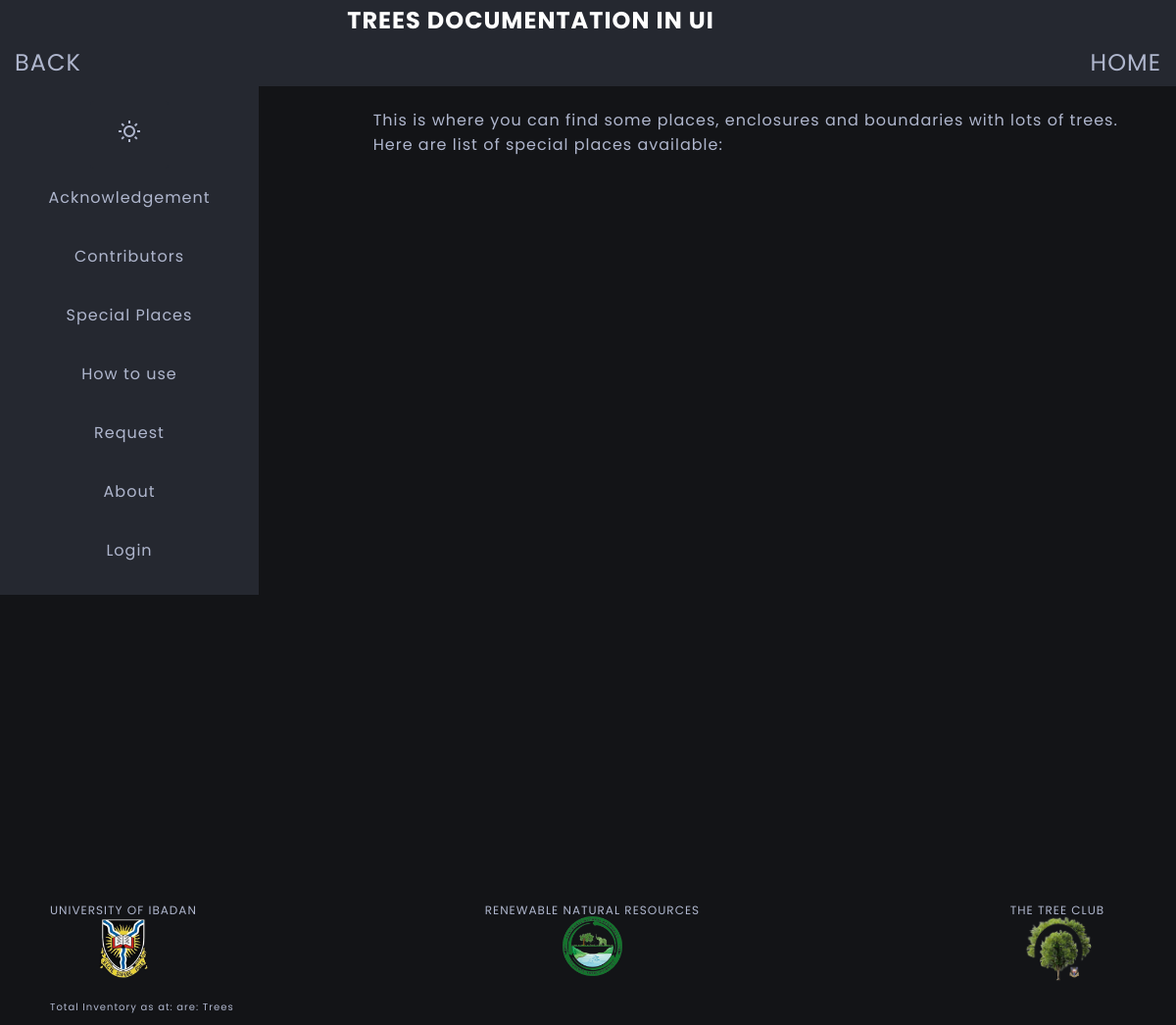
The app's page /special/, older data.
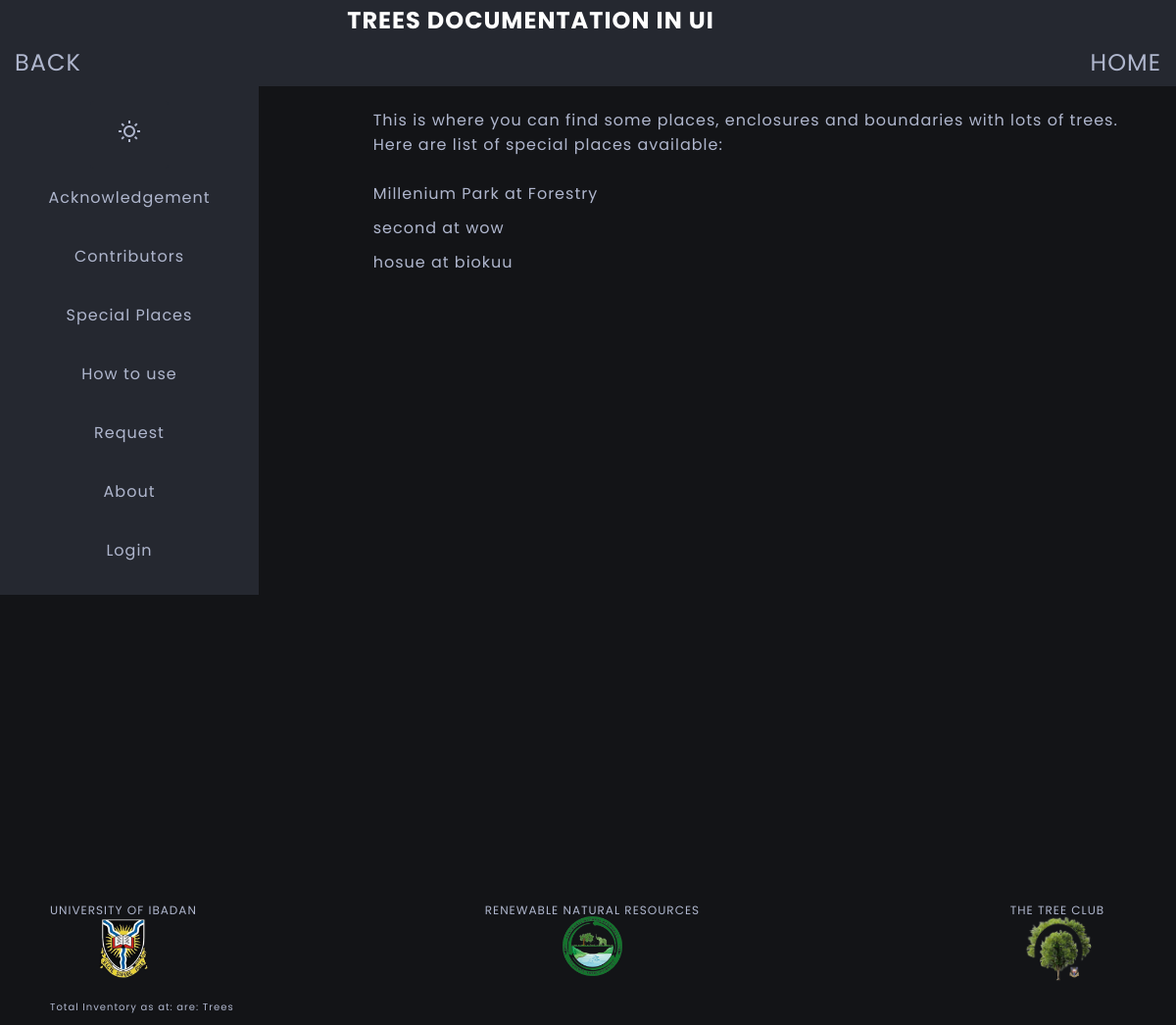
The same page, newer data.
### specialplaces/models.py (models this page shows, shortened)
class SpecialPlace(models.Model):
    tree_specie_found = models.ManyToManyField(Tree)
    tree_count = models.IntegerField(
        default=0,
        validators=[MinValueValidator(1)]
    )
    tree_picture = models.ImageField(upload_to='specials/%Y/%m/%d/')
    tree_picture2 = models.ImageField(upload_to='specials/%Y/%m/%d/', null=True, blank=True)
    tree_picture3 = models.ImageField(upload_to='specials/%Y/%m/%d/', null=True, blank=True)
    special_place_name = models.CharField(max_length=100, null=True, blank=True)
    location_name = models.CharField(max_length=80)
    location_description = models.TextField()
    coordinates = models.CharField(max_length=30, null=True, blank=True)
    latitude = models.CharField(max_length=30, null=True, blank=True)
    longitude = models.CharField(max_length=30, null=True, blank=True)
    time_now = models.DateTimeField(auto_now=True)
    uploader = models.CharField(max_length=50, null=True, blank=True)
    def __str__(self):
        ret_val = self.special_place_name + ' at ' + self.location_name
        return ret_val

### specialplaces/views.py (the view)
# urls.py: path('', views.Special.as_view(), name='special'),
class Special(View):
    template_name = 'specialplaces/specialplaces.html'
    def get(self, request):
        places = SpecialPlace.objects.all()
        context = {
            'places': places
        }
        return render(request, self.template_name, context)

### specialplaces/templates/specialplaces/specialplaces.html
{% extends 'base/base.html' %}
{% block content %}
<p>
  This is where you can find some places, enclosures and boundaries with lots of trees.
</p>
<p>
  Here are list of special places available:
</p>
<br>
<div class="search-result">
  <ul class="flex">
      {% for place in places %}
      <li><a href="{% url 'special:details' place.id %}"> {{ place }}</a></li>
      {% endfor %}
      </ul>
</div>
{% endblock  %}

### home/templates/base/base.html (shortened to what this page needs)
  <!DOCTYPE html>
  {% load static %}
  <html lang="en">
  <head>
  <link href="https://cdn.jsdelivr.net/npm/remixicon@2.5.0/fonts/remixicon.css" rel="stylesheet">
  <link rel="stylesheet" href="{% static 'styles/style2.css' %}" />
  </head>
  <body>
  <header class="header">
    <div class="container">
      <nav>
        <div class="flex">
          <a href="{% url 'home:home' %}" class="center heading">
            <b class="center heading">TREES DOCUMENTATION IN UI</b>
          </a>
        </div>
          <div class="flex">
            <a href="{{ request.META.HTTP_REFERER }}">BACK</a>
            <a href="{% url 'home:home' %}">HOME</a>
          </div>
      </nav>
      <aside id="aside" class="menu">
        <ul class="flex">
          <button class="btn place-items-center" id="theme-toggle-btn">
            <i class="ri-sun-line sun-icon"></i>
          </button>
          <li><a href="{% url 'home:acknowledgement' %}">Acknowledgement</a></li>
          <li><a href="{% url 'home:contributors' %}">Contributors</a></li>
          <li><a href="{% url 'special:special' %}">Special Places</a></li>
          <li><a href="{% url 'home:how-to-use' %}">How to use</a></li>
          <li><a href="{% url 'treerequest:treerequest' %}">Request</a></li>
          <li><a href="{% url 'home:about' %}">About</a></li>
          {% if request.user.is_authenticated %}
            <li>
              <a href="{% url 'upload:upload' %}"> Upload Tree </a> |
              <a href="{% url 'special:upload' %}"> Upload Special </a>
            </li>
            <li><a href="{% url 'logout' %}">Logout</a>
          {% else %}
            <li><a href="{% url 'login' %}">Login</a></li>
        {% endif %}
        </ul>
      </aside>
    </div>
  </header>
  <div class="flex page-content">
    <div>
      <div class="base-block-content">
        {% block content %}
        {% endblock %}
    </div>
  </div>
  <footer id="base-footer">
    <div class="school-logo flex">
        <div class="center"> UNIVERSITY OF IBADAN
          <div>
              <img width="50" height="" src="{% static 'images/icons/UI_logo.png' %}" alt="UI">
          </div>
        </div>
        <div class="center">RENEWABLE NATURAL RESOURCES
          <div>
            <img style="margin-top: -15px; " width="85" height="" src="{% static 'images/icons/RNR_logo.png' %}" alt="UI">
          </div>
        </div>
        <div class="center">THE TREE CLUB
          <div>
            <img style="margin-top: -5px; "  width="" height="80" src="{% static 'images/icons/TREE_CLUB.png' %}" alt="UI">
          </div>
        </div>
    </div>
    <section id="section-count">
      <div>
          <small>
          <span>Total Inventory as at: </span>
          <span>are:</span>
          <span>Trees</span>
          </small>
      </div>
    </section>
  </footer>
    </div>
  </body>
  </html>

### static/styles/style2.css (style rules this page uses)
:root { --light-color: #fff; --light-color-alt: #afb6cd; --primary-background-color: #131417; --secondary-background-color: #252830; --hover-light-color: var(--light-color); --hover-dark-color: var(--primary-background-color); --gradient-color: linear-gradient( 115deg,#4fcf70,#fad648,#a767e5,#12bcfe,#44ce7b); --transparent-light-color: rgba(255,255,255,.05); --transparent-dark-color: rgba(0,0,0,.75); --font-family: 'Poppins', sans-serif; --font-size-xxsm: 1.0rem; --font-size-xsm: 1.2rem; --font-size-sm: 1.6rem; --font-size-md: 2.4rem; --font-size-lg: 3rem; --font-size-xl: 4rem; --gap: 1rem; --margin-sm: 2rem; --margin-md: 3rem; --margin-lg: 5rem; --item-min-height-sm: 20rem; --item-min-height-md: 30rem; }
* { margin: 0; padding: 0; box-sizing: border-box; }
html { font-size: 62.5%; }
body { font-family: var(--font-family); font-size: var(--font-size-sm); color: var(--light-color-alt); background-color: var(--primary-background-color); letter-spacing: 1px; padding: 5px; margin-left: 0.1rem; transition: background-color .35s ease-in-out, color .3s ease-in-out; }
a { color: inherit; text-decoration: none; }
img { max-width: 100%; }
input, button, textarea, select { font: inherit; color: inherit; padding: 1.5rem; border: 1px solid var(--transparent-light-color); background-color: transparent; }
button { width: 8rem; background-color: var(--secondary-background-color); border-radius: 4px; }
i { font-size: var(--font-size-md); }
li { list-style-position: inside; list-style-type: none; }
#theme-toggle-btn { padding: 0.1rem; border: none; }
.flex { display: flex; justify-content: space-between; }
.center { text-align: center; }
.container { max-width: 160rem; margin: 0 auto; padding: 0 1.5rem; }
.header { background-color: var(--secondary-background-color); position: fixed; top: 0; left: 0; width: 100%; z-index: 100; }
.heading { width: 90%; padding: 0.3rem; margin-bottom: 0.5rem; color: var(--light-color); }
.menu { background-color: var(--secondary-background-color); position: absolute; top: 7.5rem; right: 1.5rem; width: 23rem; padding: 1.5rem; opacity: 0; transform: scale(0); transition: opacity .25s ease-in; }
.menu > ul { flex-direction: column; align-items: center; line-height: 4rem; }
nav { padding-bottom: 0.7rem; }
.school-logo { font-size: var(--font-size-xsm); }
#section-count { font-size: var(--font-size-xsm); }
.page-content { margin-top: 8rem; flex-direction: column; min-height: 100vh; }
.base-block-content { margin-bottom: var(--margin-lg); min-height: 85vh; }
.search-result { min-height: 60vh; }
.search-result ul { flex-direction: column; gap: 1rem; }
footer { margin-top: 10rem; }
@media screen and (min-width: 800px) { body { padding: 1rem 5rem; } }
@media screen and (min-width: 800px) { nav { font-size: var(--font-size-md); } }
@media screen and (min-width: 800px) { .menu { background-color: var(--secondary-background-color); position: absolute; top: 8.8rem; left: 0rem; width: 22%; padding: 1.5rem; opacity: 1; transform: scale(1); transition: opacity .25s ease-in; } }
@media screen and (min-width: 800px) { .menu > ul { flex-direction: column; align-items: center; line-height: 6rem; } }
@media screen and (min-width: 800px) { .base-block-content { margin-bottom: var(--margin-lg); margin-left: 30%; padding-top: 2rem; min-height: 85vh; } }

Row changes from the older to the newer data that the page shows:
added SpecialPlace: special_place_name+location_name "Millenium Park at Forestry"
added SpecialPlace: special_place_name+location_name "second at wow"
added SpecialPlace: special_place_name+location_name "hosue at biokuu"
